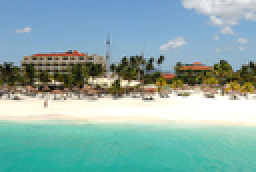
%> input picture homework1/sol_hw1_realease/code/Matlab/Q2 code/beach.bmp, 128 x 86 px, shrunk from 320 x 214 before the run (shown 2 times larger)
$ octave mains.m   (GNU Octave 9; MATLAB toolbox functions it lacks are replaced by stand-ins)
%> lines starting %> are read from the running program, lines starting %| are printed output that depends on the picture
### homework1/sol_hw1_realease/code/Matlab/Q2 code/Q2.m
function [converted_image2, converted_image1] = Q2( image_name, K )
%> called with image_name = 'beach.bmp', K = 2


	image = imread(image_name);
%> image is the input picture: size 86x128x3 uint8; mean R, G, B 136.9, 173.1, 170.4

	rows = size(image, 1);
%> rows = 86
	cols = size(image, 2);
%> cols = 128
	pixels = zeros(rows*cols, 3);

	for i=1:rows
		for j=1:cols
			pixels((j-1)*rows+i, 1:3) = image(i,j,:);
		end
	end

	tic;
	[class1, centroid1] = mykmeans(pixels, K);
	kmeansTime = toc

	tic;
%     [class2, centroid2] = mykmedoids(pixels, K);
	[class2, centroid2] = mykmedoids_sub(pixels, K);
	kmedoidsTime = toc

	converted_image1 = zeros(rows, cols, 3);
	converted_image2 = zeros(rows, cols, 3);
	for i=1:rows
		for j=1:cols
			converted_image1(i, j, 1:3) = centroid1(class1((j-1)*rows+i),:);
			converted_image2(i, j, 1:3) = centroid2(class2((j-1)*rows+i),:);
		end
	end

	converted_image1 = converted_image1 / 255;
	converted_image2 = converted_image2 / 255;

% [11 lines of commented-out code are left out]
end

### homework1/sol_hw1_realease/code/Matlab/Q2 code/mykmeans.m
function [ class, centroid ] = mykmeans( pixels, K )
%> called with K = 2
% % this script is for 6740 2020Fall, HW1 Q2

for k=1:K
c1(k,:)=quantile(pixels,(0.5/K+(k-1)/K));
end
%> after the loop, c1 = [96 161 158; 168 198 207]
c0=c1-10;
%> c0 = [86 151 148; 158 188 197]

i=1;
while (norm(c1 - c0, 'fro') > 1e-6)
%     fprintf(1, '--iteration %d \n', i);

    % record previous c;
    c0 = c1;

    % assign data points to current cluster;
    for j = 1:length(pixels) % loop through data points;
        tmp_distance = zeros(1, K);
        for k = 1:K % through centers;
            tmp_distance(k) = sum((pixels(j,:) - c1(k,:)).^2); % norm(x(:,j) - c(:,k));
        end
        [~,K_index] = min(tmp_distance); % ~ ignores the first argument;
        P(:, j) = zeros(K, 1);
        P(K_index, j) = 1;
    end

    % adjust the cluster centers according to current assignment;
%     cstr = {'r.', 'b.', 'g.', 'r+', 'b+', 'g+'};
    obj = 0;
    obj2=0;
    for k = 1:K
        idx = find(P(k, :)>0);
        no_of_points = length(idx);
        if (no_of_points == 0)
            % a center has never been assigned a data point;
            % re-initialize the center;
            c1(k,:) = quantile(pixels,0.5);
        else
            % equivalent to sum(x(:,idx), 2) ./ no_of_points;
            c1(k,:) = P(k,:) * pixels ./ no_of_points;
        end
        obj = obj + sum(sum((pixels(idx,:) - repmat(c0(k,:),no_of_points,1)).^2));
        obj2 = obj2 + sum(sum((pixels(idx,:) - repmat(c1(k,:),no_of_points,1)).^2));
    end

    if obj2-obj>0
        c1=c0;
    end
    i = i + 1;
end
%> this loop made 27 passes
%> c0 on passes 1 to 12: [96 161 158; 168 198 207], [93.71 142.7 133.8; 183.2 205.6 209.7], [91.81 140.3 128.6; 178.5 203.4 209], [88.78 137.2 120.5; 173.1 200.2 208], [85.26 132.6 110.1; 167.7 197.3 206.5], [83.46 127.9 104.8; 164.8 196.7 204.7], [82.41 125.1 101.7; 163.3 196.3 203.7], [81.89 123.6 100; 162.4 196.1 203.1], [81.63 122.6 98.85; 161.8 195.9 202.7], [81.52 121.5 97.62; 161.2 195.8 202.4], [81.31 120.2 96.17; 160.5 195.6 202], [81.22 119 94.8; 159.9 195.5 201.7]
%> after the loop, c1 = [90.33 79.66 49.16; 146 191.5 194.3]; tmp_distance = [22692.4 4851.6]

fprintf(1, '\n ~~~~~~~~~~~~~~~~~~~~~~~~~~~~~~~~~~');
fprintf(1, 'Kmeans, K= %d \n', K);
fprintf(1, '# of iterations for Kmeans %d \n', i);
%| # of iterations for Kmeans 28

P1=(sum(P.*(1:K)'))';

    class=P1;
    centroid=c1;
%> centroid = [90.33 79.66 49.16; 146 191.5 194.3]
end

### homework1/sol_hw1_realease/code/Matlab/Q2 code/mykmedoids_sub.m
function [ class, centroid ] = mykmedoids_sub( pixels_full, K)
%> called with K = 2
% % this script is for 6740 2020Fall, HW1 Q2
% using sub-sampling 10% points from all raw data to fit kmedoids for simplification
%%
lp = 1; % distance type

nsample = size(pixels_full,1);
%> nsample = 11008

subsample_level = 0.1; % the ratio of subsample
nds= round(subsample_level*nsample); % size of sub-sample points
%> nds = 1101

pixels = datasample(pixels_full, nds); % subset of the data for training
%> pixels = 1101 rows, first 12: [172 188 201; 212 215 220; 88 183 166; 121 166 205; 61 51 18; 99 184 168; 151 183 203; 84 181 160; 109 155 204; 255 255 249; 156 180 197; 254 250 227]


c0=datasample(pixels,K);
%> c0 = [155 189 210; 117 162 204]
c1=c0-10;
%> c1 = [145 179 200; 107 152 194]

%%
dist_sub = zeros(nds, K); % all pair-wise distance between data and each centroids

old_cost = Inf;

list_empty = zeros(1, K); % to record if the any cluster is empty
z=1;
%%
while (norm(c1 - c0, 'fro') > 1e-6)
%     fprintf(1, '--iteration %d \n', z);

    %% assign the cluster label
    for kk = 1:K % iterate clusters
        dist_sub(:, kk) = vecnorm(pixels- repmat(c0(kk, :), nds, 1), lp, 2);
    end

    [~, label] = min(dist_sub, [], 2);  % find the label for each node

    %% update the centroids
    new_cost = 0;
    for kk = 1:K
        idx_k = find(label ==kk); % the index of data in kth-cluster
        if isempty(idx_k)
            c1(kk,:) = Inf; % if kth-cluster is empty, then remove this cluster
            list_empty(kk) = 1;
        else
            nkk = length(idx_k); % total number of point in cluster k

            pix_k = pixels(idx_k, :); % all the points in cluster k
            cost_k = zeros(nkk, 1);  % to record the cost for each point as centroid

            for nn = 1:length(idx_k)  % iterate all point in kth-cluster
                cost_k(nn) = sum(vecnorm(pix_k - repmat(pix_k(nn,:),nkk,1), lp, 2) );
            end

            [t1, t2] = min(cost_k);
            new_cost = new_cost + t1; % record the cost for kth-cluster
            c1(kk, :) = pixels(idx_k(t2),:); % update the centroid
        end
    end
    if old_cost <= new_cost
        break;
    end
    c0=c1;
    old_cost = new_cost;
    z = z + 1;
end
%> this loop made 1 pass
%> (c0, old_cost, z) on pass 1: ([190 199 205; 92 174 159], 116130, 2)
%> after the loop, c1 = [190 199 205; 92 174 159]; cost_k = 668 values, max 218318 at index 86, min 73412 at index 228, mean 100941.6; dist_sub = 1101 rows, first 12: [27 84; 93 164; 117 88; 62 9; 424 353; 103 76; 17 56; 129 96; 86 15; 205 276; 23 64; 177 248]; list_empty = [0 0]; nkk = 668; pix_k = 668 rows, first 12: [88 183 166; 121 166 205; 61 51 18; 99 184 168; 84 181 160; 109 155 204; 115 159 204; 126 170 207; 114 158 206; 76 74 28; 20 38 25; 71 63 20]; t1 = 73412; t2 = 228
fprintf(1, '\n ~~~~~~~~~~~~~~~~~~~~~~~~~~~~~~~~~~');
fprintf(1, 'Kmedoids, K= %d \n', K);
fprintf(1, 'number of empty clusters %d \n', sum(list_empty));
%| number of empty clusters 0
fprintf(1, '# of iterations %d \n', z);
%| # of iterations 2

%% determine the labels for all data points.
dist_all = zeros(nsample, K);
for kk = 1:K
    dist_all(:, kk) = vecnorm(pixels_full - repmat(c1(kk,:), nsample, 1), lp, 2);
end

[~, P1] = min(dist_all, [], 2);

class=P1;
centroid=c1;
%> centroid = [190 199 205; 92 174 159]
end

### homework1/sol_hw1_realease/code/Matlab/Q2 code/mains.m
% this script is for 6740 2020Fall, HW1 Q2

clear; close all;
K = [2, 4, 8,16];
m = length(K);
figure;

for ii = 1:m
    [im1, im2] = Q2('beach.bmp', K(ii));
%> after the loop in Q2, `for i=1:rows`:
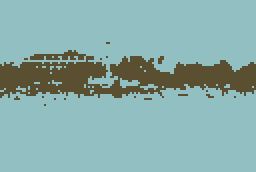
%> converted_image1: size 86x128x3 double (shown 2 times larger); mean R, G, B 136.9, 173.1, 170.4; mean of the top-left, top-right, bottom-left and bottom-right quarters 149.3, 151.9, 167.6, 171.6
%> after the loop in Q2, `for i=1:rows`:
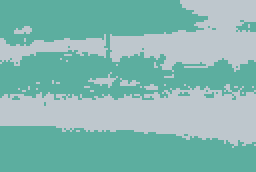
%> converted_image2: size 86x128x3 double (shown 2 times larger); mean R, G, B 131.9, 184.2, 177.7
%> (the run ends here)
